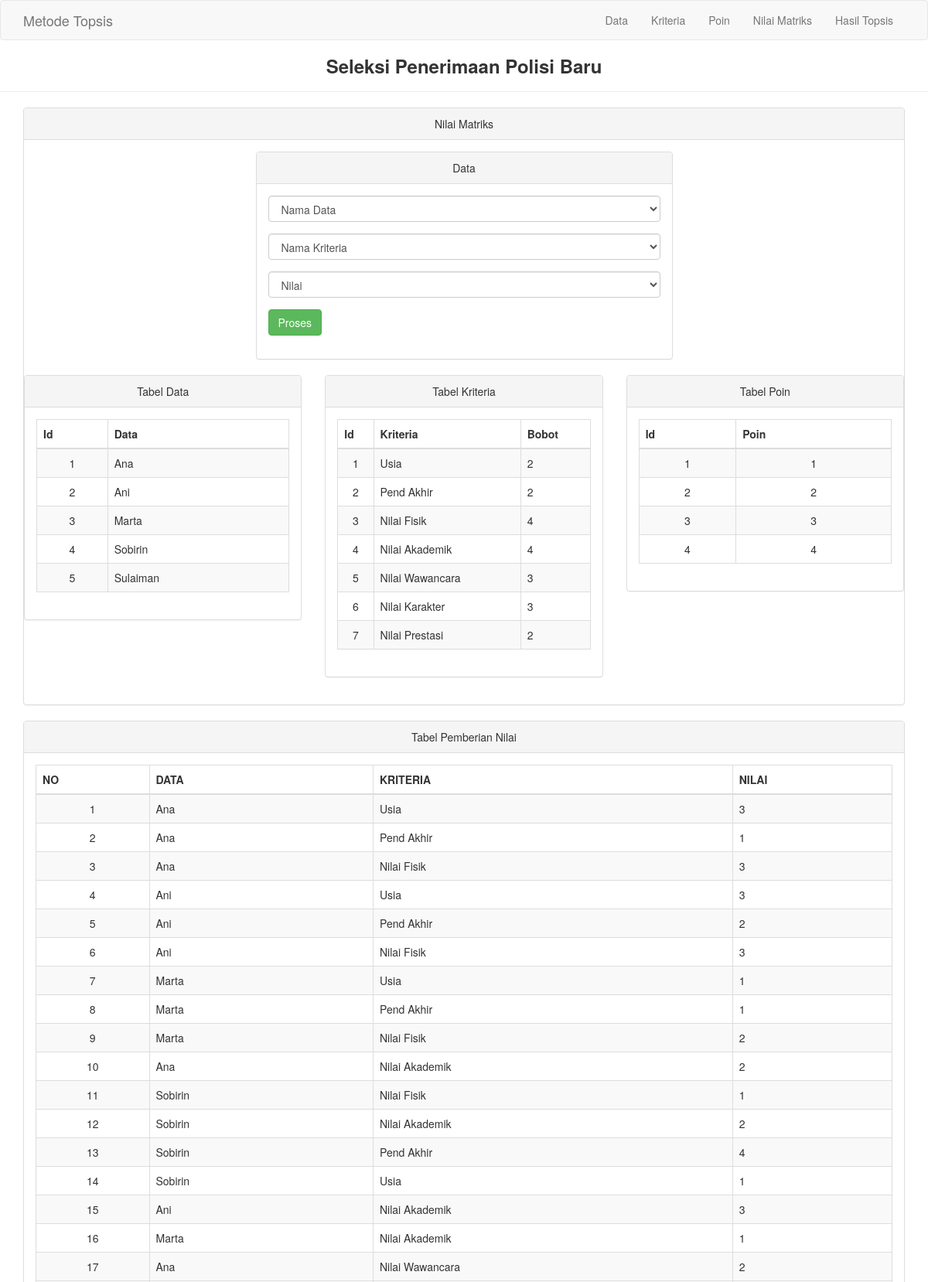
The page /nilmat.php (upper part) on the database its author committed.
### tables this page shows
CREATE TABLE `tab_alternatif` (
  `id_alternatif` varchar(10) NOT NULL,
  `nama_alternatif` varchar(50) NOT NULL
);

CREATE TABLE `tab_kriteria` (
  `id_kriteria` varchar(10) NOT NULL,
  `nama_kriteria` varchar(50) NOT NULL,
  `bobot` float NOT NULL
);

CREATE TABLE `tab_poin` (
  `id_poin` varchar(10) NOT NULL,
  `poin` varchar(10) NOT NULL
);

CREATE TABLE `tab_topsis` (
  `id_alternatif` varchar(10) NOT NULL,
  `id_kriteria` varchar(10) NOT NULL,
  `nilai` float NOT NULL
);

### nilmat.php (the view, shortened to what this page needs)
<?php
include("functions.php");
 ?>
<!DOCTYPE html>
<html>
  <head>
    <link href="tampilan/css/bootstrap.min.css" rel="stylesheet">
  </head>
  <body>
    <nav class="navbar navbar-default navbar-custom">
      <div class="container">
        <div class="navbar-header">
          <a class="navbar-brand" href="data.php">Metode Topsis</a>
        </div>
        <div class="collapse navbar-collapse">
          <ul class="nav navbar-nav navbar-right">
            <li>
              <a href="data.php">Data</a>
            </li>
            <li>
              <a href="kriteria.php">Kriteria</a>
            </li>
            <li>
              <a href="poin.php">Poin</a>
            </li>
            <li>
              <a href="nilmat.php">Nilai Matriks</a>
            </li>
            <li>
              <a href="hastop.php">Hasil Topsis</a>
            </li>
          </ul>
        </div>
      </div>
    </nav>
    <h3 class="text-center" style="font-weight: bold;">Seleksi Penerimaan Polisi Baru</h3>
    <hr>
    <div class="container">
      <div class="row">
        <div class="col-lg-12">
          <div class="panel panel-default">
            <div class="panel-heading text-center">
              Nilai Matriks
            </div>
            <div class="panel-body">
              <div class="row">
                <div class="col-lg-6 col-lg-offset-3">
                  <div class="panel panel-default">
                    <div class="panel-heading text-center">
                      Data
                    </div>
                    <div class="panel-body">
                      <div class="row">
                        <div class="col-lg-12">
                          <form class="form" action="tambahnilmat.php" method="post">
                            <div class="form-group">
                              <select class="form-control" name="alter">
                                <option>Nama Data</option>
                              </select>
                            </div>
                            <div class="form-group">
                              <select class="form-control" name="krit">
                                <option>Nama Kriteria</option>
                              </select>
                            </div>
                            <div class="form-group">
                              <select class="form-control" name="nilai">
                                <option>Nilai</option>
                              </select>
                            </div>
                            <div class="form-group">
                              <button type="submit" class="btn btn-success">Proses</button>
                            </div>
                          </form>
                        </div>
                      </div>
                    </div>
                  </div>
                </div>
              <div class="row">
                <div class="col-xs-6 col-md-4">
                  <div class="panel panel-default">
                    <div class="panel-heading text-center">
                      Tabel Data
                    </div>
                    <div class="panel-body">
                      <div class="row">
                        <div class="col-lg-12">
                          <?php
                           $sql = $koneksi->query('SELECT * FROM tab_alternatif');
                           ?>
                          <table class="table table-striped table-bordered table-hover">
                            <thead>
                              <tr>
                                <th>Id</th>
                                <th>Data</th>
                              </tr>
                            </thead>
                            <tbody>
                              <?php
                              while ($row = $sql->fetch_array()) {
                                echo ("<tr><td align=\"center\">".$row[0]."</td>");
                                echo ("<td align=\"left\">".$row[1]."</td>");
                                echo "</tr>";
                              }
                               ?>
                            </tbody>
                          </table>
                        </div>
                      </div>
                    </div>
                  </div>
                </div>
                <div class="col-xs-6 col-md-4">
                  <div class="panel panel-default">
                    <div class="panel-heading text-center">
                      Tabel Kriteria
                    </div>
                    <div class="panel-body">
                      <div class="row">
                        <div class="col-lg-12">
                          <?php
                          $sql = $koneksi->query('SELECT * FROM tab_kriteria');
                           ?>
                          <table class="table table-striped table-bordered table-hover">
                            <thead>
                              <tr>
                                <th>Id</th>
                                <th>Kriteria</th>
                                <th>Bobot</th>
                              </tr>
                            </thead>
                            <tbody>
                              <?php
                              while ($row = $sql->fetch_array()) {
                                echo ("<tr><td align=\"center\">".$row[0]."</td>");
                                echo ("<td align=\"left\">".$row[1]."</td>");
                                echo ("<td align=\"left\">".$row[2]."</td>");
                                echo "</tr>";
                              }
                               ?>
                            </tbody>
                          </table>
                        </div>
                      </div>
                    </div>
                  </div>
                </div>
                <div class="col-xs-6 col-md-4">
                  <div class="panel panel-default">
                    <div class="panel-heading text-center">
                      Tabel Poin
                    </div>
                    <div class="panel-body">
                      <div class="row">
                        <div class="col-lg-12">
                          <?php
                          $sql = $koneksi->query('SELECT * FROM tab_poin');
                          ?>
                          <table class="table table-striped table-bordered table-hover">
                            <thead>
                              <tr>
                                <th>Id</th>
                                <th>Poin</th>
                              </tr>
                            </thead>
                            <tbody>
                              <?php
                              while ($row = $sql->fetch_array()) {
                                echo ("<tr><td align=\"center\">".$row[0]."</td>");
                                echo ("<td align=\"center\">".$row[1]."</td>");
                                echo "</tr>";
                              }
                               ?>
                            </tbody>
                          </table>
                        </div>
                      </div>
                    </div>
                  </div>
                </div>
              </div>
            </div>
          </div>
        </div>
        </div>
        </div>
        </div>
        <div class="container">
          <div class="row">
            <div class="col-lg-12">
              <div class="panel panel-default">
                <div class="panel-heading text-center">
                  Tabel Pemberian Nilai
                </div>
                <div class="panel-body">
                  <?php
                  $sql = $koneksi->query("SELECT * FROM tab_topsis
                  JOIN tab_alternatif ON tab_topsis.id_alternatif=tab_alternatif.id_alternatif
                  JOIN tab_kriteria ON tab_topsis.id_kriteria=tab_kriteria.id_kriteria") or die (mysql_error());
                   ?>
                  <table class="table table-striped table-bordered table-hover">
                    <thead>
                      <tr>
                        <th>NO</th>
                        <th>DATA</th>
                        <th>KRITERIA</th>
                        <th>NILAI</th>
                      </tr>
                    </thead>
                    <tbody>
                      <?php
                      $no=1;
                      while ($row = $sql->fetch_array())
                      {
                        $nmkriteria   =$row['nama_kriteria'];
                        echo ("<tr><td align=\"center\">".$no."</td>");
                        echo ("<td align=\"left\">".$row[4]."</td>");
                        echo ("<td align=\"left\">".$nmkriteria."</td>");
                        echo ("<td align=\"left\">".$row[2]."</td>");
                        echo "</tr>";
                        $no++;
                      }
                       ?>
                    </tbody>
                  </table>
                </div>
              </div>
            </div>
          </div>
        </div>
  </body>
</html>

### rows shown on the page
tab_alternatif: id_alternatif "1", nama_alternatif "Ana"
tab_alternatif: id_alternatif "2", nama_alternatif "Ani"
tab_alternatif: id_alternatif "3", nama_alternatif "Marta"
tab_alternatif: id_alternatif "4", nama_alternatif "Sobirin"
tab_alternatif: id_alternatif "5", nama_alternatif "Sulaiman"
tab_kriteria: id_kriteria "1", nama_kriteria "Usia", bobot "2"
tab_kriteria: id_kriteria "2", nama_kriteria "Pend Akhir", bobot "2"
tab_kriteria: id_kriteria "3", nama_kriteria "Nilai Fisik", bobot "4"
tab_kriteria: id_kriteria "4", nama_kriteria "Nilai Akademik", bobot "4"
tab_kriteria: id_kriteria "5", nama_kriteria "Nilai Wawancara", bobot "3"
tab_kriteria: id_kriteria "6", nama_kriteria "Nilai Karakter", bobot "3"
tab_kriteria: id_kriteria "7", nama_kriteria "Nilai Prestasi", bobot "2"
tab_poin: id_poin "1", poin "1"
tab_poin: id_poin "2", poin "2"
tab_poin: id_poin "3", poin "3"
tab_poin: id_poin "4", poin "4"
tab_topsis: id_alternatif.nama_alternatif "Ana", id_kriteria.nama_kriteria "Usia", nilai "3"
tab_topsis: id_alternatif.nama_alternatif "Ana", id_kriteria.nama_kriteria "Pend Akhir", nilai "1"
tab_topsis: id_alternatif.nama_alternatif "Ana", id_kriteria.nama_kriteria "Nilai Fisik", nilai "3"
tab_topsis: id_alternatif.nama_alternatif "Ani", id_kriteria.nama_kriteria "Usia", nilai "3"
tab_topsis: id_alternatif.nama_alternatif "Ani", id_kriteria.nama_kriteria "Pend Akhir", nilai "2"
tab_topsis: id_alternatif.nama_alternatif "Ani", id_kriteria.nama_kriteria "Nilai Fisik", nilai "3"
tab_topsis: id_alternatif.nama_alternatif "Marta", id_kriteria.nama_kriteria "Usia", nilai "1"
tab_topsis: id_alternatif.nama_alternatif "Marta", id_kriteria.nama_kriteria "Pend Akhir", nilai "1"
tab_topsis: id_alternatif.nama_alternatif "Marta", id_kriteria.nama_kriteria "Nilai Fisik", nilai "2"
tab_topsis: id_alternatif.nama_alternatif "Ana", id_kriteria.nama_kriteria "Nilai Akademik", nilai "2"
tab_topsis: id_alternatif.nama_alternatif "Sobirin", id_kriteria.nama_kriteria "Nilai Fisik", nilai "1"
tab_topsis: id_alternatif.nama_alternatif "Sobirin", id_kriteria.nama_kriteria "Nilai Akademik", nilai "2"
tab_topsis: id_alternatif.nama_alternatif "Sobirin", id_kriteria.nama_kriteria "Pend Akhir", nilai "4"
tab_topsis: id_alternatif.nama_alternatif "Sobirin", id_kriteria.nama_kriteria "Usia", nilai "1"
tab_topsis: id_alternatif.nama_alternatif "Ani", id_kriteria.nama_kriteria "Nilai Akademik", nilai "3"
tab_topsis: id_alternatif.nama_alternatif "Marta", id_kriteria.nama_kriteria "Nilai Akademik", nilai "1"
tab_topsis: id_alternatif.nama_alternatif "Ana", id_kriteria.nama_kriteria "Nilai Wawancara", nilai "2"
